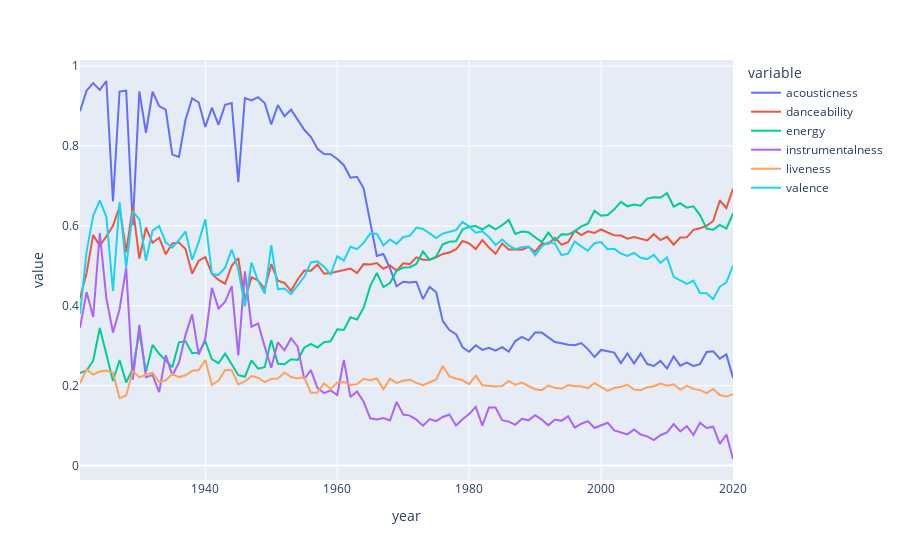

Source (notebook cell):
### Code cell
sound_features = ['acousticness', 'danceability', 'energy', 'instrumentalness', 'liveness', 'valence']
fig = px.line(year_data, x='year', y=sound_features)
fig.show()
